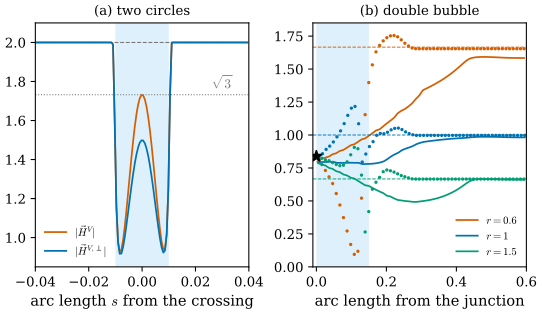

The Python source for this figure:
"""Figure 47.7.4: the approximate mean curvature near a crossing and near a triple junction ([BLM17] Section 8.2,
Fig. 8 and Fig. 9), as profiles along the curve.

(a) Two circles of radius 0.5 centred at (-0.25, 0) and (0.25, 0), 5000 points each at uniform angle (N = 10000),
exact tangent lines, equal masses, natural exp pair, eps = 0.01 (the setting of [BLM17, Fig. 8]). For the points of
the left circle near the upper crossing p = (0, 0.4330): |H^V| and |H^{V,perp}| against the signed arc length s from
p. Exact |H| = 2 on each circle; the average (H_1 + H_2)/2 at p has norm sqrt 3.
(b) Planar standard double bubble with outer radii 0.6 and 1 (middle arc radius 1.5), N = 800 points at equal arc
length, equal masses, tangent lines by PCA in the ball of radius eps, natural exp pair, eps = 0.15 (the setting of
[BLM17, Fig. 9]). For the points within arc length 0.6 of the upper junction p: |H^V| (small markers) and its average
over the ball of radius 2 eps (lines), against the arc length from p, one colour per arc. Dashed: the exact
curvatures 1/0.6, 1, 1/1.5; star: the norm 0.839 of the average of the three curvature vectors at p.

Run from the project root: PYTHONPATH=tools python3 chapters/47-paper-varifold-approximation/figures/fig-47-7-4-singular-profiles.py
"""
import os

for _k in ("OMP_NUM_THREADS", "OPENBLAS_NUM_THREADS", "MKL_NUM_THREADS"):
    os.environ.setdefault(_k, "4")  # keep BLAS from using every core

import math
import sys
from pathlib import Path

import numpy as np

sys.path.insert(0, str(Path(__file__).resolve().parents[1] / "lib"))
import var47 as v  # noqa: E402

PAIR = v.pairs(2)["natural exp"]


def two_circles_profile(N=10000, eps=0.01):
    X, T, Hx = v.two_circles(N)
    P = v.proj_from_tangent(T)
    H, Hp, _ = v.amc(X, P, np.ones(N), eps, PAIR, 1)
    p = np.array([0.0, math.sqrt(0.25 - 0.0625)])
    c1 = np.array([-0.25, 0.0])
    left = np.arange(N // 2)
    ang = np.arctan2(X[left, 1] - c1[1], X[left, 0] - c1[0]) - math.pi / 3
    s = 0.5 * ang
    near = np.abs(s) < 4 * eps
    j = left[near]
    o = np.argsort(s[near])
    return dict(s=s[near][o], HV=np.linalg.norm(H[j[o]], axis=1), Hp=np.linalg.norm(Hp[j[o]], axis=1), p=p,
                HV_all=np.linalg.norm(H, axis=1), Hp_all=np.linalg.norm(Hp, axis=1), X=X, H=H, Hp_vec=Hp)


def double_bubble(N=800, eps=0.15, tangents="pca"):
    db = v.double_bubble_2d(0.6, 1.0)
    X, T, Hx, k = v.sample_arcs(db["arcs"], N)
    P = v.proj_from_tangent(T) if tangents == "exact" else v.pca_planes(X, eps, 1)
    H, _, _ = v.amc(X, P, np.ones(N), eps, PAIR, 1)
    A = v.average_ball(X, H, 2 * eps)
    p = db["p"]
    Hm = v.junction_mean_curvature(db["centres"], db["radii"], p)
    j = int(np.argmin(np.linalg.norm(X - p, axis=1)))
    s = np.zeros(N)
    for i, (c, r) in enumerate(zip(db["centres"], db["radii"])):
        sel = k == i
        a = np.arctan2(X[sel, 1] - c[1], X[sel, 0] - c[0])
        ap = math.atan2(p[1] - c[1], p[0] - c[0])
        s[sel] = r * np.abs(np.angle(np.exp(1j * (a - ap))))
    return dict(X=X, k=k, H=H, A=A, s=s, p=p, Hm=Hm, j=j, radii=db["radii"],
                err_avg=float(np.linalg.norm(A[j] - Hm) / np.linalg.norm(Hm)),
                err_raw=float(np.linalg.norm(H[j] - Hm) / np.linalg.norm(Hm)))


TC = two_circles_profile()
DB = double_bubble()
DB2 = double_bubble(1600, 0.075)

# checks quoted in Section 47.7
assert abs(TC["HV_all"].min() - 0.926446) < 1e-5 and abs(TC["Hp_all"].min() - 0.917005) < 1e-5   # paper 0.926446, 0.917004
assert abs(TC["HV_all"].max() - 1.99991) < 1e-5
k0 = int(np.argmin(np.abs(TC["s"])))
assert abs(TC["HV"][k0] - 1.7309) < 1e-3 and abs(TC["s"][k0]) < 3.2e-4                            # sqrt 3 = 1.7321
assert np.allclose(DB["Hm"], [0.0, -0.838870], atol=1e-6)
assert np.allclose(DB["A"][DB["j"]], [0.106, -0.796], atol=1e-3)                                   # paper (0.107, -0.809)
assert abs(DB["err_avg"] - 0.137) < 2e-3 and abs(DB2["err_avg"] - 0.068) < 2e-3                   # paper 13 %, 7 %
assert DB["err_raw"] < 0.06 and DB2["err_raw"] < 0.03

if __name__ == "__main__":
    import dgfig

    dgfig.setup()
    import matplotlib.pyplot as plt

    C = dgfig.COLORS
    fig, axes = plt.subplots(1, 2, figsize=(6.6, 3.3), gridspec_kw={"wspace": 0.3})
    ax = axes[0]
    ax.axhline(2.0, color=C["aux"], lw=0.8, ls="--")
    ax.axhline(math.sqrt(3), color=C["aux"], lw=0.8, ls=":")
    ax.axvspan(-0.01, 0.01, color=C["region"], alpha=0.2, lw=0)
    ax.plot(TC["s"], TC["HV"], color=C["normal"], lw=1.3, label=r"$|\vec H^V|$")
    ax.plot(TC["s"], TC["Hp"], color=C["tangent"], lw=1.3, label=r"$|\vec H^{V,\perp}|$")
    ax.text(0.03, math.sqrt(3) + 0.02, r"$\sqrt{3}$", fontsize=10, color=C["aux"], ha="center", va="bottom")
    ax.set_xlim(-0.04, 0.04)
    ax.set_ylim(0.85, 2.1)
    ax.set_xticks([-0.04, -0.02, 0, 0.02, 0.04])
    ax.set_xlabel(r"arc length $s$ from the crossing")
    ax.set_title("(a) two circles", fontsize=10)
    ax.legend(frameon=False, fontsize=8, loc="lower left")
    ax = axes[1]
    cols = (C["normal"], C["tangent"], C["third"])
    names = (r"$r = 0.6$", r"$r = 1$", r"$r = 1.5$")
    for i in range(3):
        sel = (DB["k"] == i) & (DB["s"] < 0.6) & (DB["X"][:, 1] > 0)
        o = np.argsort(DB["s"][sel])
        s = DB["s"][sel][o]
        ax.plot(s, np.linalg.norm(DB["H"][sel], axis=1)[o], ".", color=cols[i], ms=3)
        ax.plot(s, np.linalg.norm(DB["A"][sel], axis=1)[o], "-", color=cols[i], lw=1.3, label=names[i])
        ax.axhline(1.0 / DB["radii"][i], color=cols[i], lw=0.7, ls="--")
    ax.plot([0], [np.linalg.norm(DB["Hm"])], "*", color=C["main"], ms=9)
    ax.axvspan(0, 0.15, color=C["region"], alpha=0.2, lw=0)
    ax.set_xlim(-0.01, 0.6)
    ax.set_ylim(0.0, 1.85)
    ax.set_xlabel(r"arc length from the junction")
    ax.set_title("(b) double bubble", fontsize=10)
    ax.legend(frameon=False, fontsize=8, loc="lower right")
    dgfig.save(fig, __file__)
    print("two circles: min |H^V| %.6f  min |H^perp| %.6f  max |H^V| %.6f  nearest to p: s = %.2e |H^V| = %.4f "
          "|H^perp| = %.4f" % (TC["HV_all"].min(), TC["Hp_all"].min(), TC["HV_all"].max(), TC["s"][k0],
                               TC["HV"][k0], TC["Hp"][k0]))
    for nm, D in (("N=800", DB), ("N=1600", DB2)):
        print("double bubble %s: nearest point at %.4f from p; H^V %s; averaged %s; mean %s; rel err raw %.3f avg %.3f"
              % (nm, np.linalg.norm(D["X"][D["j"]] - D["p"]), np.round(D["H"][D["j"]], 4),
                 np.round(D["A"][D["j"]], 4), np.round(D["Hm"], 4), D["err_raw"], D["err_avg"]))
